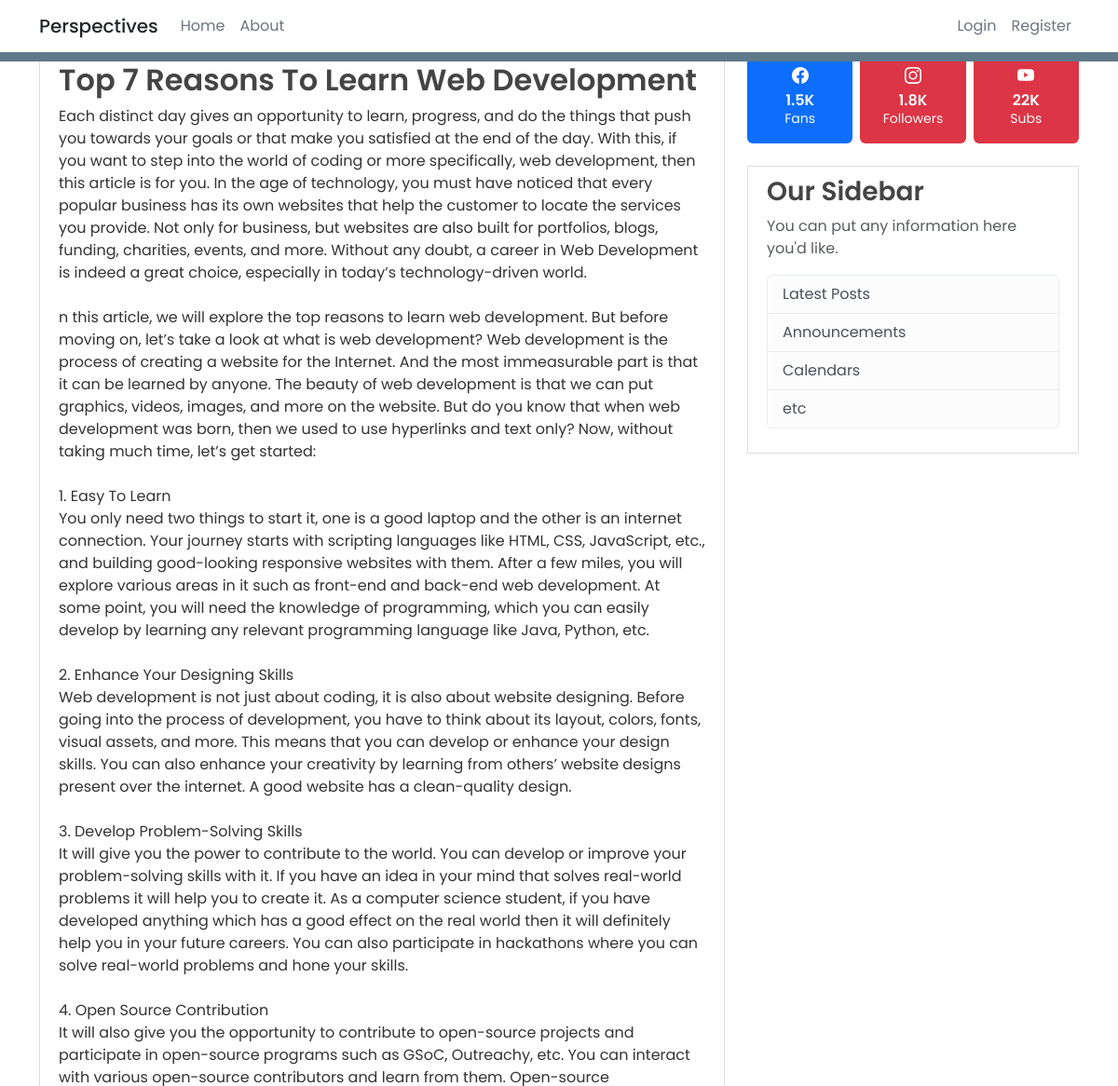
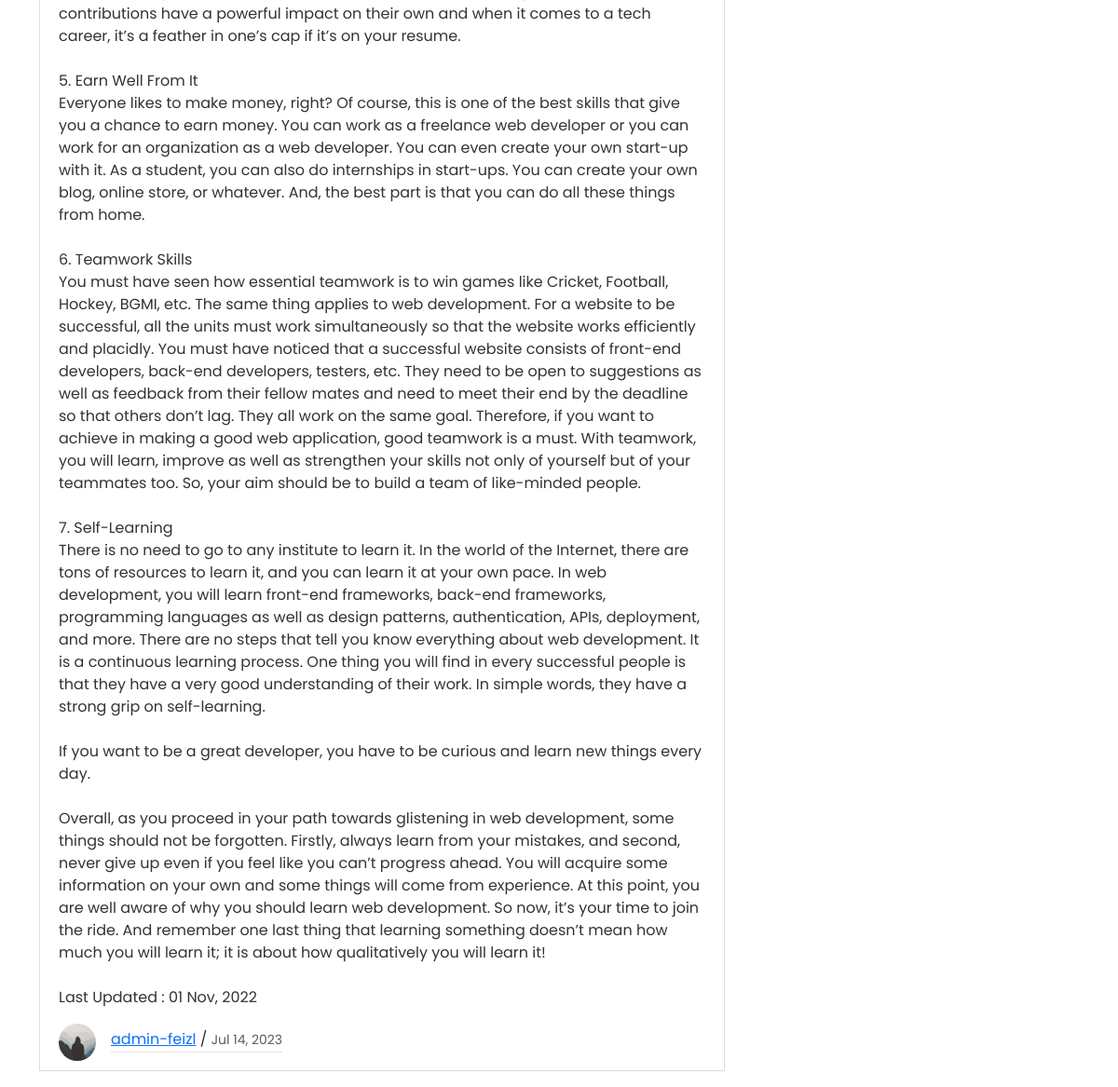
/post/1, run on the app's committed database (2 pictures, top to bottom).
### flaskblog/models.py (models this page shows, shortened)
class Post(db.Model):
    id = db.Column(db.Integer, primary_key=True)
    title = db.Column(db.String(120), nullable=False)
    date_posted = db.Column(db.DateTime, nullable=False, default=datetime.utcnow)
    content = db.Column(db.Text, nullable=False)
    image_filename = db.Column(db.String(120), nullable=True)  # New column
    user_id = db.Column(db.Integer, db.ForeignKey("user.id"), nullable=False)

class User(db.Model, UserMixin):
    id = db.Column(db.Integer, primary_key=True)
    username = db.Column(db.String(20), unique=True, nullable=False)
    email = db.Column(db.String(120), unique=True, nullable=False)
    image_file = db.Column(db.String(20), nullable=False, default="default.jpg")
    password = db.Column(db.String(60), nullable=False)
    posts = db.relationship("Post", backref="author", lazy=True)

### flaskblog/routes.py (the view)
@app.route("/post/<int:post_id>")
def post(post_id):
    post = Post.query.get_or_404(post_id)
    return render_template("post.html", title=post.title, post=post)

### flaskblog/templates/post.html (shortened to what this page needs)
{% extends "layout.html" %}
{% block content%}
    <article class="media content-section">
        <h2 class="article-title">{{ post.title }}</h2>
        <p class="article-content">{{ post.content }}</p>
        <div class="d-flex align-items-center">
            <img class="rounded-circle article-img" src="{{ url_for('static', filename='profile_pic/' + post.author.image_file) }}">
            <div class="article-metadata">
                <a class="mr-2" href="{{ url_for('user_posts', username=post.author.username ) }}">{{ post.author.username }}</a> /
                <small class="text-muted">{{ post.date_posted.strftime("%b %d, %Y") }}</small>
            </div>
        </div>
    </article>
{% endblock content %}

### flaskblog/static/main.css (style rules this page uses)
body { font-family: 'Poppins', sans-serif; background-color: #fffff; color: #333333; margin-top: 3.5rem; }
h1, h2, h3, h4, h5, h6 { color: #444444; font-weight: 600 }
.content-section { background: #ffffff; padding: 10px 20px; border: 1px solid #dddddd; border-radius: 0px; margin-bottom: 20px; }
.article-title { color: #444444; }
.article-content { white-space: pre-line; }
.article-img { height: 40px; width: 40px; margin-right: 16px; }
.article-metadata { padding-bottom: 1px; margin-bottom: 4px; border-bottom: 1px solid #e3e3e3 }

### data on the page
Post: title "Top 7 Reasons To Learn Web Development", content "Each distinct day gives an opportunity to learn, progress, and do the things that push you towards your goals or that make you satisfied at the end of the day. With this, if you want to step into the world of coding or more specifically, web development, then this article is for you. In the age of technology, you must have noticed that every popular business has its own websites that help the customer to locate the services you provide. Not only for business, but websites are also built for portfolios, blogs, funding, charities, events, and more. Without any doubt, a career in Web Development is indeed a great choice, especially in today’s technology-driven world. n this article, we will…", date_posted "Jul 14, 2023"
User: image_file (placeholder picture), author.username "admin-feizl"
